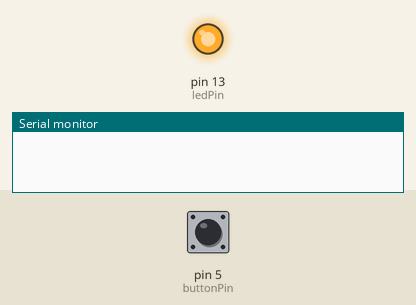
This sketch was run on a simulated Arduino Uno, built with avr-gcc and run on an emulated ATmega328P. Shown: output pins drawn as LEDs (lit = HIGH), the last lines printed to the serial monitor. The test bench sets the inputs (shaded band); at power-on: pin 5 (buttonPin) LOW.

Above: at 1.2 s.
1.3 s: pin 5 (buttonPin) pulled HIGH for 0.15 s
At 2.5 s:
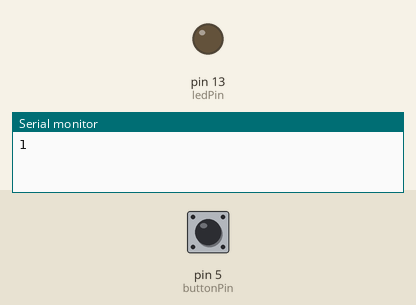
Timing chart, 0 to 4.3 s (numbered marks = the images above; inputs shaded):
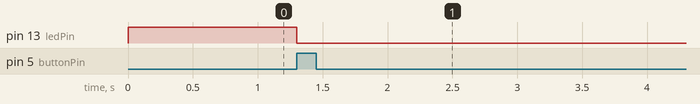

The sketch:

edgeDetection.ino
```cpp
const int  buttonPin = 5;    // the pin that the pushbutton is attached to
const int ledPin = 13;       // the pin that the LED is attached to

int buttonPushCounter = 0;   // counter for the number of button presses
int buttonState = 0;         // current state of the button
int lastButtonState = 0;     // previous state of the button

void setup() {
  pinMode(buttonPin, INPUT);
  pinMode(ledPin, OUTPUT);
  Serial.begin(9600);
}

void loop() {
  buttonState = digitalRead(buttonPin);
  if (buttonState != lastButtonState) {
    if (buttonState == 1) {
      buttonPushCounter++;
      Serial.println(buttonPushCounter);
    }
    delay(1); // 0 ger studs
  }
  lastButtonState = buttonState;

  if (buttonPushCounter % 4 == 0) {
    digitalWrite(ledPin, 1);
  } else {
    digitalWrite(ledPin, 0);
  }
}
```

Measured:
- after the input at 1.3 s, pin 13 (ledPin): HIGH → LOW at once
